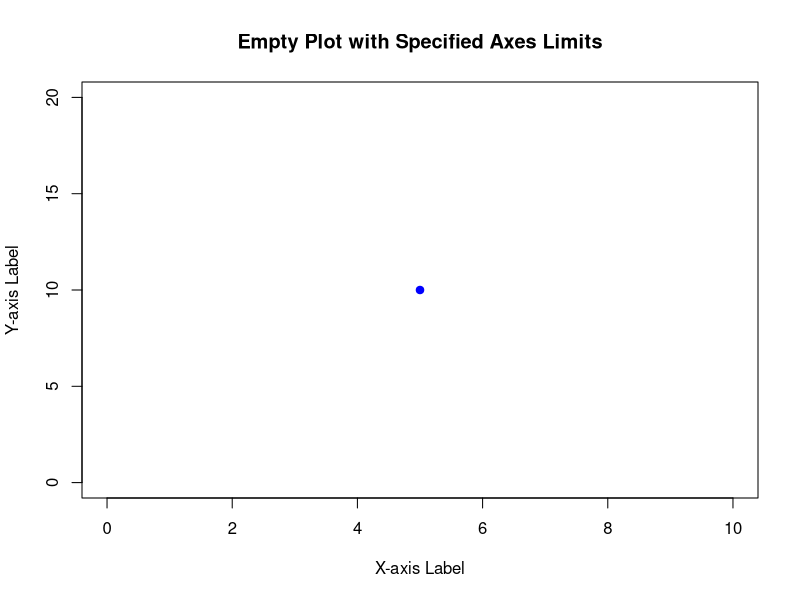

The R source for this figure:
sink("16to20 output.txt")
#16 16
# Creating a 5 x 4 matrix filled by rows
matrix_5x4 <- matrix(1:20, nrow = 5, ncol = 4, byrow = TRUE)
print("5 x 4 Matrix filled by rows:")
print(matrix_5x4)

# Creating a 3 x 3 matrix with labels filled by rows
matrix_3x3 <- matrix(1:9, nrow = 3, ncol = 3, byrow = TRUE)
rownames(matrix_3x3) <- c("Row1", "Row2", "Row3")
colnames(matrix_3x3) <- c("Col1", "Col2", "Col3")
print("3 x 3 Matrix with labels filled by rows:")
print(matrix_3x3)

# Creating a 2 x 2 matrix with labels filled by columns
matrix_2x2 <- matrix(1:4, nrow = 2, ncol = 2, byrow = FALSE)
rownames(matrix_2x2) <- c("Row1", "Row2")
colnames(matrix_2x2) <- c("Col1", "Col2")
print("2 x 2 Matrix with labels filled by columns:")
print(matrix_2x2)


#17 17
# Define a vector of values
values <- c(1, 2, 3, 4, 5, 6)

# Define the dimensions of the array
dimensions <- c(2, 3)

# Create the array and assign names to each dimension
my_array <- array(values, dim = dimensions, dimnames = list(Row = c("Row1", "Row2"), Column = c("Col1", "Col2", "Col3")))

# Display the array
print(my_array)


#18 18
# Define two vectors
vector1 <- c(1, 2, 3, 4, 5, 6)
vector2 <- c(7, 8, 9, 10, 11, 12)

# Combine the vectors into a single vector
combined_vector <- c(vector1, vector2)

# Create a 3D array with 3 rows, 3 columns, and 2 tables
my_array <- array(combined_vector, dim = c(3, 3, 2))

# Print the array
print(my_array)


#19 19
# Creating a vector
my_vector <- c(1, 2, 3, 4, 5)

# Creating a matrix
my_matrix <- matrix(1:9, nrow = 3, ncol = 3)

# Defining a simple function
my_function <- function(x) {
  return(x^2)
}

# Creating a list that includes the vector, matrix, and function
my_list <- list(vector = my_vector, matrix = my_matrix, my_function = my_function)

# Printing the contents of the list
print(my_list)


#20 20
# Set the limits for the x and y axes
x_limits <- c(0, 10)
y_limits <- c(0, 20)

# Create an empty plot with specified axes limits
plot(1, type = "n", xlim = x_limits, ylim = y_limits, 
     xlab = "X-axis Label", ylab = "Y-axis Label", 
     main = "Empty Plot with Specified Axes Limits")

# Add a point to the plot for demonstration
points(5, 10, col = "blue", pch = 19)  # Adding a blue point at (5, 10)
print(plot)
print(points)
sink(file=NULL)
